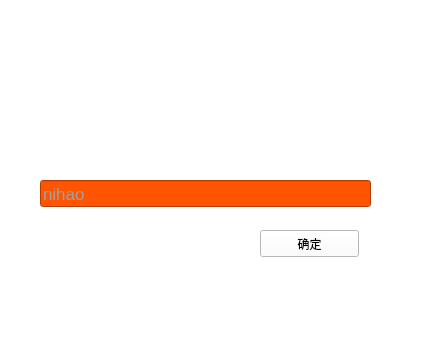
<?xml version="1.0" encoding="UTF-8"?>
<ui version="4.0">
 <class>MainWindow</class>
 <widget class="QMainWindow" name="MainWindow">
  <property name="geometry">
   <rect>
    <x>0</x>
    <y>0</y>
    <width>433</width>
    <height>341</height>
   </rect>
  </property>
  <property name="windowTitle">
   <string>MainWindow</string>
  </property>
  <property name="styleSheet">
   <string notr="true">background-color: rgb(255, 255, 255);</string>
  </property>
  <widget class="QWidget" name="centralwidget">
   <widget class="QLabel" name="label">
    <property name="geometry">
     <rect>
      <x>40</x>
      <y>40</y>
      <width>341</width>
      <height>121</height>
     </rect>
    </property>
    <property name="sizePolicy">
     <sizepolicy hsizetype="Fixed" vsizetype="Fixed">
      <horstretch>3</horstretch>
      <verstretch>3</verstretch>
     </sizepolicy>
    </property>
    <property name="font">
     <font>
      <pointsize>29</pointsize>
     </font>
    </property>
    <property name="text">
     <string/>
    </property>
    <property name="pixmap">
     <pixmap>../../../../Pictures/timg.jpeg</pixmap>
    </property>
    <property name="scaledContents">
     <bool>true</bool>
    </property>
   </widget>
   <widget class="QLineEdit" name="lineEdit">
    <property name="geometry">
     <rect>
      <x>40</x>
      <y>180</y>
      <width>331</width>
      <height>27</height>
     </rect>
    </property>
    <property name="font">
     <font>
      <family>Ubuntu</family>
      <pointsize>13</pointsize>
      <weight>50</weight>
      <italic>false</italic>
      <bold>false</bold>
      <underline>false</underline>
      <strikeout>false</strikeout>
      <stylestrategy>PreferDefault</stylestrategy>
      <kerning>false</kerning>
     </font>
    </property>
    <property name="focusPolicy">
     <enum>Qt::StrongFocus</enum>
    </property>
    <property name="whatsThis">
     <string>&lt;html&gt;&lt;head/&gt;&lt;body&gt;&lt;p&gt;&lt;span style=&quot; color:#989898;&quot;&gt;输入链接&lt;/span&gt;&lt;/p&gt;&lt;/body&gt;&lt;/html&gt;</string>
    </property>
    <property name="styleSheet">
     <string notr="true">QLineEdit{background-color: rgb(255, 85, 0);color:rgb(161, 161, 161)}
</string>
    </property>
    <property name="text">
     <string>nihao</string>
    </property>
   </widget>
   <widget class="QPushButton" name="pushButton">
    <property name="geometry">
     <rect>
      <x>260</x>
      <y>230</y>
      <width>99</width>
      <height>27</height>
     </rect>
    </property>
    <property name="text">
     <string>确定</string>
    </property>
   </widget>
  </widget>
  <widget class="QMenuBar" name="menubar">
   <property name="geometry">
    <rect>
     <x>0</x>
     <y>0</y>
     <width>433</width>
     <height>25</height>
    </rect>
   </property>
  </widget>
  <widget class="QStatusBar" name="statusbar"/>
 </widget>
 <resources/>
 <connections/>
</ui>
